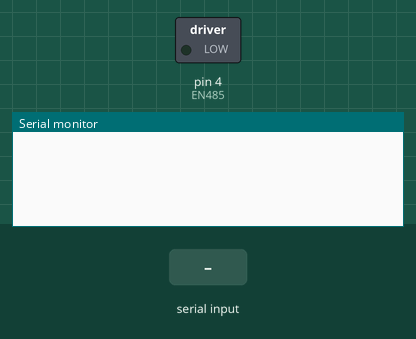
Simulated run of this sketch. Board: Arduino Leonardo, built with avr-gcc and run on an emulated ATmega32U4. Parts: switched loads named in the sketch (green lamp = pin HIGH), the last lines printed to the serial monitor. Inputs (shaded band) come from the test bench.

Above: at 1.2 s.
1.3 s: "1|" received over Serial
At 2.1 s:
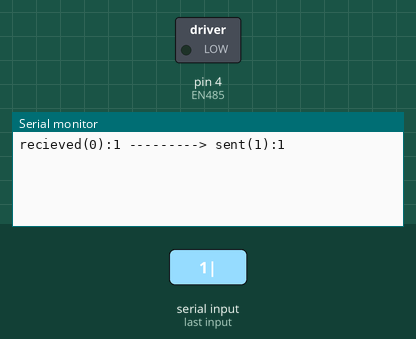
2.8 s: "1|" received over the second serial link
At 4.2 s:
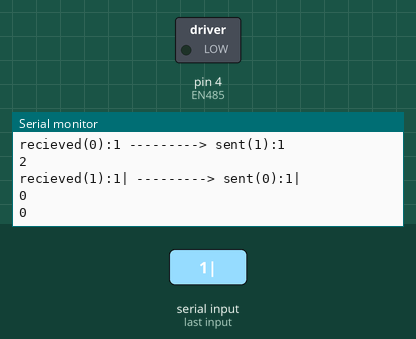

Measured:
- after the input at 1.3 s, the serial monitor: prints a new line at once (image 1)
- after the input at 2.8 s, the serial monitor: prints a new line at once (image 2)

The sketch:

passthrough.ino
```cpp
/*
  SerialPassthrough sketch

  Some boards, like the Arduino 101, the MKR1000, Zero, or the Micro, have one
  hardware serial port attached to Digital pins 0-1, and a separate USB serial
  port attached to the IDE Serial Monitor. This means that the "serial
  passthrough" which is possible with the Arduino UNO (commonly used to interact
  with devices/shields that require configuration via serial AT commands) will
  not work by default.

  This sketch allows you to emulate the serial passthrough behaviour. Any text
  you type in the IDE Serial monitor will be written out to the serial port on
  Digital pins 0 and 1, and vice-versa.

  On the 101, MKR1000, Zero, and Micro, "Serial" refers to the USB Serial port
  attached to the Serial Monitor, and "Serial1" refers to the hardware serial
  port attached to pins 0 and 1. This sketch will emulate Serial passthrough
  using those two Serial ports on the boards mentioned above, but you can change
  these names to connect any two serial ports on a board that has multiple ports.

  created 23 May 2016
  by Erik Nyquist
*/

const int EN485 = 4;

void setup() {
  Serial.begin(9600);
  Serial1.begin(9600);

  pinMode(EN485, OUTPUT); digitalWrite(EN485, LOW);

}

char buf[15];
char buf1[10];

void loop() {

  if (Serial.available()) {      // If anything comes in Serial (USB),

    digitalWrite(EN485, HIGH);
    memset(buf, 0, sizeof buf);   //empty char array buffer

    Serial.readBytesUntil('|',buf, 10);
    Serial.print("recieved(0):");Serial.print(buf);Serial.print(" ---------> ");

    Serial1.write(buf);
    Serial1.write(13);
    Serial.print("sent(1):");Serial.println(buf);
    delay(6);
    digitalWrite(EN485, LOW);

    //sendMotorCom(buf);
  }

  if (Serial1.available()) {     // If anything comes in Serial1 (pins 0 & 1)

    delay(5);

    memset(buf1, 0, sizeof buf1);   //empty char array buffer

    Serial.println(Serial1.available());

    Serial1.readBytes(buf1,7);
    Serial.print("recieved(1):");Serial.print(buf1);Serial.print(" ---------> ");

    Serial.print("sent(0):");Serial.println(buf1);

    Serial.println((uint32_t)buf1[3]);
    Serial.println((uint32_t)buf1[4]);


  }


}


void sendMotorCom(char buff[]){
  Serial1.println(buff);
  Serial.print("sent(1):");Serial.println(buff);
}
```
